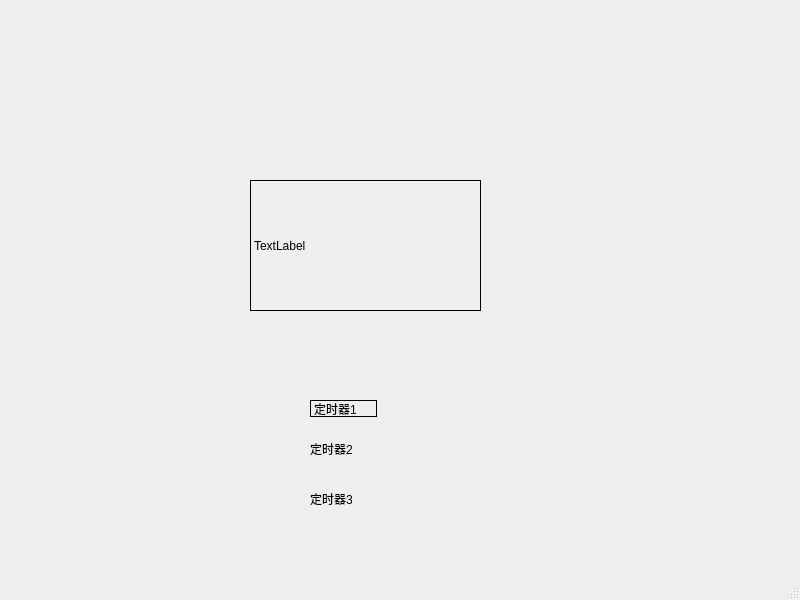
<?xml version="1.0" encoding="UTF-8"?>
<ui version="4.0">
 <class>MainWindow</class>
 <widget class="QMainWindow" name="MainWindow">
  <property name="geometry">
   <rect>
    <x>0</x>
    <y>0</y>
    <width>800</width>
    <height>600</height>
   </rect>
  </property>
  <property name="windowTitle">
   <string>MainWindow</string>
  </property>
  <widget class="QWidget" name="centralwidget">
   <widget class="MyLabel" name="label">
    <property name="geometry">
     <rect>
      <x>250</x>
      <y>180</y>
      <width>231</width>
      <height>131</height>
     </rect>
    </property>
    <property name="frameShape">
     <enum>QFrame::Box</enum>
    </property>
    <property name="text">
     <string>TextLabel</string>
    </property>
   </widget>
   <widget class="QLabel" name="label_2">
    <property name="geometry">
     <rect>
      <x>310</x>
      <y>400</y>
      <width>67</width>
      <height>17</height>
     </rect>
    </property>
    <property name="frameShape">
     <enum>QFrame::Box</enum>
    </property>
    <property name="text">
     <string>定时器1</string>
    </property>
   </widget>
   <widget class="QLabel" name="label_3">
    <property name="geometry">
     <rect>
      <x>310</x>
      <y>440</y>
      <width>67</width>
      <height>17</height>
     </rect>
    </property>
    <property name="text">
     <string>定时器2</string>
    </property>
   </widget>
   <widget class="QLabel" name="label_4">
    <property name="geometry">
     <rect>
      <x>310</x>
      <y>490</y>
      <width>67</width>
      <height>17</height>
     </rect>
    </property>
    <property name="text">
     <string>定时器3</string>
    </property>
   </widget>
  </widget>
  <widget class="QMenuBar" name="menubar">
   <property name="geometry">
    <rect>
     <x>0</x>
     <y>0</y>
     <width>800</width>
     <height>28</height>
    </rect>
   </property>
  </widget>
  <widget class="QStatusBar" name="statusbar"/>
 </widget>
 <customwidgets>
  <customwidget>
   <class>MyLabel</class>
   <extends>QLabel</extends>
   <header location="global">mylabel.h</header>
  </customwidget>
 </customwidgets>
 <resources/>
 <connections/>
</ui>
